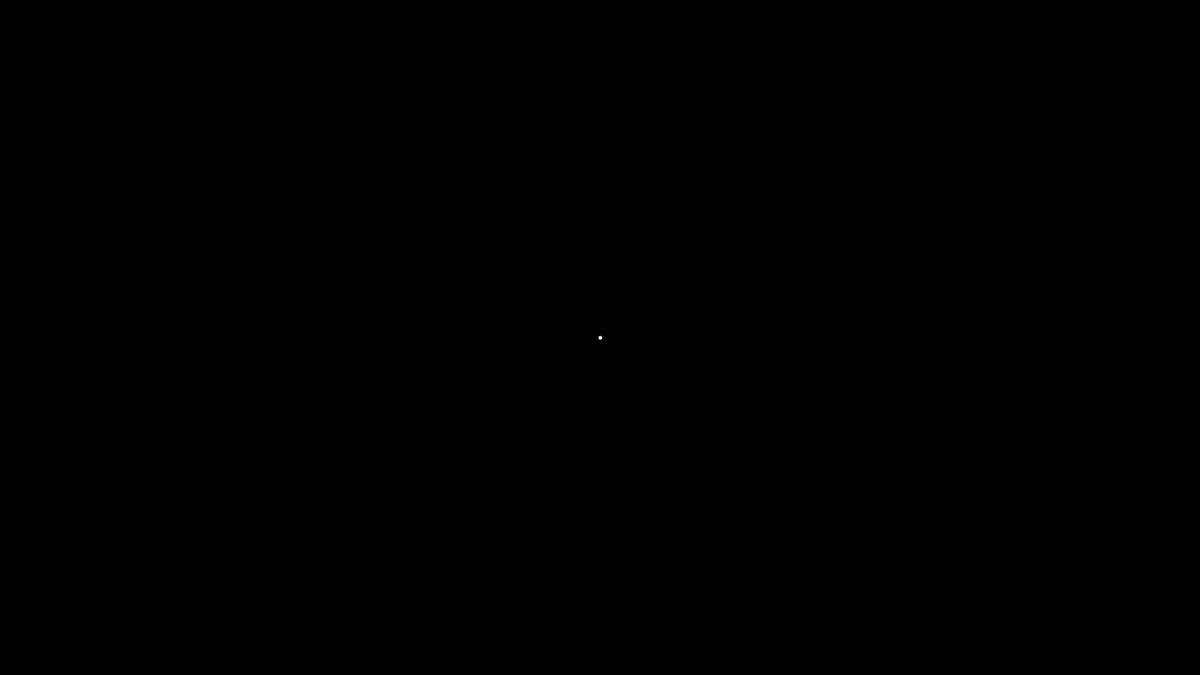
Frame 1 (no input)
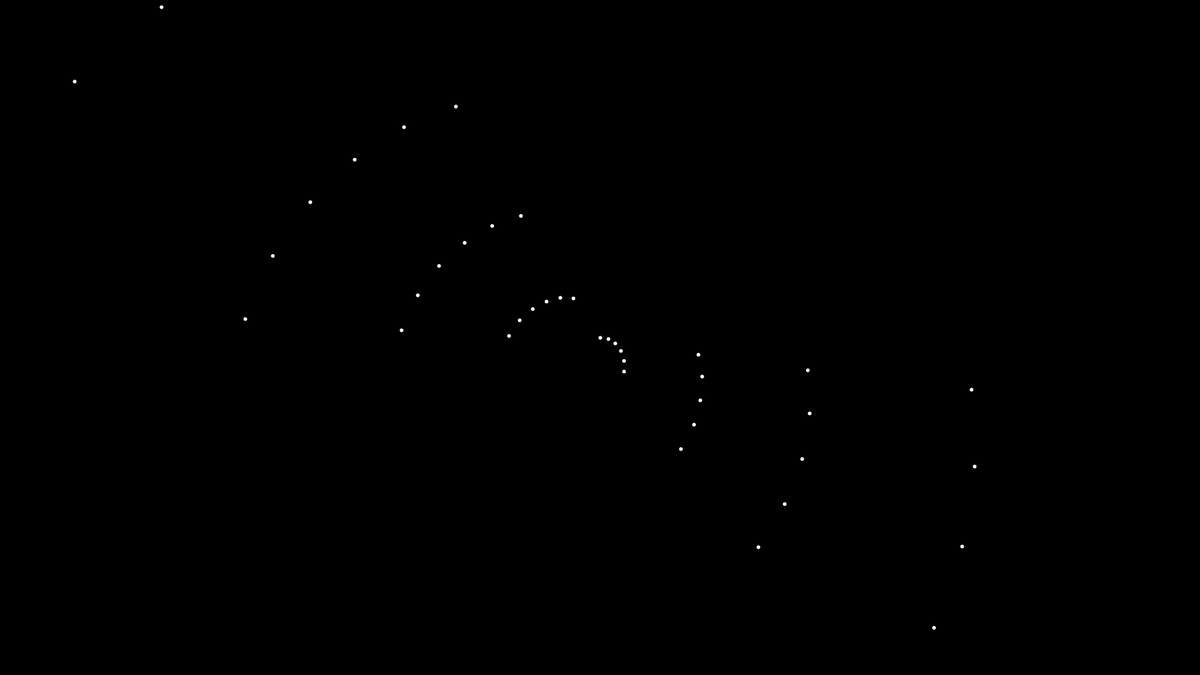
Frame 60 (the mouse pressed at the canvas centre just before this capture)
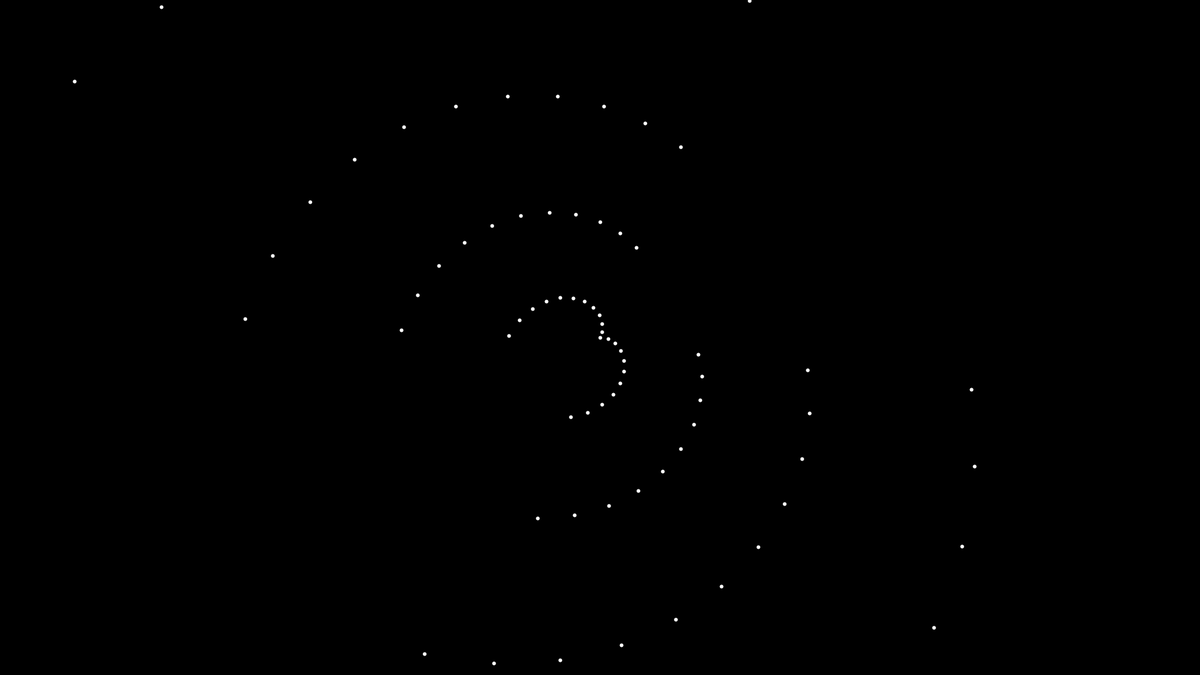
Frame 120 (the mouse held since frame 60 and released just before this capture)

The Processing sketch that drew these frames (run headless with seeded random() and noise(); from frame 60 on, the mouse is pressed at the canvas centre):

// Processing sketch: threePetalFlower
// ── threePetalFlower.pde
void setup(){
  size(1920,1080);
  background(0);
  fill(255);
  stroke(255);
  strokeWeight(2);
  
  
  //float theta = 0;
  //float r = 50;
  //translate(width/2, height/2);
  //for(theta=0; theta<360; theta++){
  //  r = 500 * tan(2*theta*(PI/180));
  //  float x = r * cos(theta*(PI/180)); 
  //  float y = r * sin(theta*(PI/180));
  //  //line(0,0,x,y);
  //  circle(x,y,4);
  //}
  
  frameRate(60);
}

float theta = 0;
float r = 0;

void draw(){
  translate(width/2, height/2);
  r = 500 * tan(6*theta);
  float x = r * cos(theta*(PI/180)); 
  float y = r * sin(theta*(PI/180));
  //line(0,0,x,y);
  circle(x,y,4);
  theta += 1; // PI is tangetnFillingUP --> .2
  
  println(x + ", " + y + "\t\t" + theta);
}
